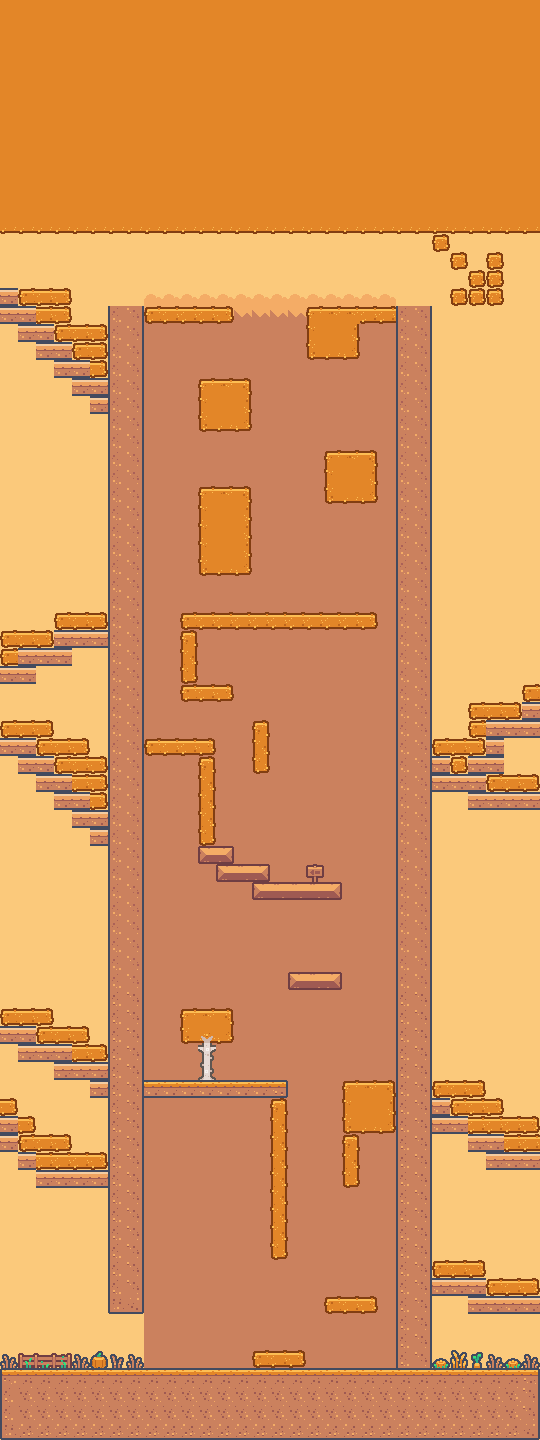

This is a level from a 2D game, rendered from its Tiled map with the project's own tilesets. A one-line summary and the map file follow, with tile-layer data summarised:
An orthogonal 30x80 tile map with 18x18 px tiles, 3 tile layers (bg, Ground-n-Platforms, transition), 3 tilesets and 43 objects (37x coin, 6x goal).

<map version="1.10" tiledversion="1.12.1" orientation="orthogonal" renderorder="right-down" width="30" height="80" tilewidth="18" tileheight="18" infinite="0" nextlayerid="6" nextobjectid="55">
 <editorsettings>
  <export target="autumn-level.tmj" format="json" />
 </editorsettings>
 <tileset firstgid="1" name="tilemap_packed" tilewidth="18" tileheight="18" tilecount="180" columns="20">
  <image source="tilemap_packed.png" width="360" height="162" />
  <tile id="0">
   <properties>
    <property name="collides" type="bool" value="true" />
   </properties>
  </tile>
  <tile id="1">
   <properties>
    <property name="collides" type="bool" value="true" />
   </properties>
  </tile>
  <tile id="2">
   <properties>
    <property name="collides" type="bool" value="true" />
   </properties>
  </tile>
  <tile id="3">
   <properties>
    <property name="collides" type="bool" value="true" />
   </properties>
  </tile>
  <tile id="4">
   <properties>
    <property name="collides" type="bool" value="true" />
   </properties>
  </tile>
  <tile id="5">
   <properties>
    <property name="collides" type="bool" value="true" />
   </properties>
  </tile>
  <tile id="6">
   <properties>
    <property name="collides" type="bool" value="true" />
   </properties>
  </tile>
  <tile id="9">
   <properties>
    <property name="collides" type="bool" value="true" />
   </properties>
  </tile>
  <tile id="10">
   <properties>
    <property name="collides" type="bool" value="true" />
   </properties>
  </tile>
  <tile id="11">
   <properties>
    <property name="collides" type="bool" value="true" />
   </properties>
  </tile>
  <tile id="16">
   <properties>
    <property name="collides" type="bool" value="true" />
   </properties>
  </tile>
  <tile id="17">
   <properties>
    <property name="collides" type="bool" value="true" />
   </properties>
  </tile>
  <tile id="18">
   <properties>
    <property name="collides" type="bool" value="true" />
   </properties>
  </tile>
  <tile id="19">
   <properties>
    <property name="collides" type="bool" value="true" />
   </properties>
  </tile>
  <tile id="20">
   <properties>
    <property name="collides" type="bool" value="true" />
   </properties>
  </tile>
  <tile id="21">
   <properties>
    <property name="collides" type="bool" value="true" />
   </properties>
  </tile>
  <tile id="22">
   <properties>
    <property name="collides" type="bool" value="true" />
   </properties>
  </tile>
  <tile id="23">
   <properties>
    <property name="collides" type="bool" value="true" />
   </properties>
  </tile>
  <tile id="24">
   <properties>
    <property name="collides" type="bool" value="true" />
   </properties>
  </tile>
  <tile id="25">
   <properties>
    <property name="collides" type="bool" value="true" />
   </properties>
  </tile>
  <tile id="26">
   <properties>
    <property name="collides" type="bool" value="true" />
   </properties>
  </tile>
  <tile id="29">
   <properties>
    <property name="collides" type="bool" value="true" />
   </properties>
  </tile>
  <tile id="30">
   <properties>
    <property name="collides" type="bool" value="true" />
   </properties>
  </tile>
  <tile id="31">
   <properties>
    <property name="collides" type="bool" value="true" />
   </properties>
  </tile>
  <tile id="36">
   <properties>
    <property name="collides" type="bool" value="true" />
   </properties>
  </tile>
  <tile id="37">
   <properties>
    <property name="collides" type="bool" value="true" />
   </properties>
  </tile>
  <tile id="38">
   <properties>
    <property name="collides" type="bool" value="true" />
   </properties>
  </tile>
  <tile id="39">
   <properties>
    <property name="collides" type="bool" value="true" />
   </properties>
  </tile>
  <tile id="40">
   <properties>
    <property name="collides" type="bool" value="true" />
   </properties>
  </tile>
  <tile id="41">
   <properties>
    <property name="collides" type="bool" value="true" />
   </properties>
  </tile>
  <tile id="42">
   <properties>
    <property name="collides" type="bool" value="true" />
   </properties>
  </tile>
  <tile id="43">
   <properties>
    <property name="collides" type="bool" value="true" />
   </properties>
  </tile>
  <tile id="47">
   <properties>
    <property name="collides" type="bool" value="true" />
   </properties>
  </tile>
  <tile id="48">
   <properties>
    <property name="collides" type="bool" value="true" />
   </properties>
  </tile>
  <tile id="49">
   <properties>
    <property name="collides" type="bool" value="true" />
   </properties>
  </tile>
  <tile id="50">
   <properties>
    <property name="collides" type="bool" value="true" />
   </properties>
  </tile>
  <tile id="56">
   <properties>
    <property name="collides" type="bool" value="true" />
   </properties>
  </tile>
  <tile id="57">
   <properties>
    <property name="collides" type="bool" value="true" />
   </properties>
  </tile>
  <tile id="58">
   <properties>
    <property name="collides" type="bool" value="true" />
   </properties>
  </tile>
  <tile id="59">
   <properties>
    <property name="collides" type="bool" value="true" />
   </properties>
  </tile>
  <tile id="60">
   <properties>
    <property name="collides" type="bool" value="true" />
   </properties>
  </tile>
  <tile id="61">
   <properties>
    <property name="collides" type="bool" value="true" />
   </properties>
  </tile>
  <tile id="62">
   <properties>
    <property name="collides" type="bool" value="true" />
   </properties>
  </tile>
  <tile id="63">
   <properties>
    <property name="collides" type="bool" value="true" />
   </properties>
  </tile>
  <tile id="76">
   <properties>
    <property name="collides" type="bool" value="true" />
   </properties>
  </tile>
  <tile id="77">
   <properties>
    <property name="collides" type="bool" value="true" />
   </properties>
  </tile>
  <tile id="78">
   <properties>
    <property name="collides" type="bool" value="true" />
   </properties>
  </tile>
  <tile id="79">
   <properties>
    <property name="collides" type="bool" value="true" />
   </properties>
  </tile>
  <tile id="80">
   <properties>
    <property name="collides" type="bool" value="true" />
   </properties>
  </tile>
  <tile id="81">
   <properties>
    <property name="collides" type="bool" value="true" />
   </properties>
  </tile>
  <tile id="82">
   <properties>
    <property name="collides" type="bool" value="true" />
   </properties>
  </tile>
  <tile id="83">
   <properties>
    <property name="collides" type="bool" value="true" />
   </properties>
  </tile>
  <tile id="96">
   <properties>
    <property name="collides" type="bool" value="true" />
   </properties>
  </tile>
  <tile id="97">
   <properties>
    <property name="collides" type="bool" value="true" />
   </properties>
  </tile>
  <tile id="98">
   <properties>
    <property name="collides" type="bool" value="true" />
   </properties>
  </tile>
  <tile id="99">
   <properties>
    <property name="collides" type="bool" value="true" />
   </properties>
  </tile>
  <tile id="100">
   <properties>
    <property name="collides" type="bool" value="true" />
   </properties>
  </tile>
  <tile id="101">
   <properties>
    <property name="collides" type="bool" value="true" />
   </properties>
  </tile>
  <tile id="102">
   <properties>
    <property name="collides" type="bool" value="true" />
   </properties>
  </tile>
  <tile id="103">
   <properties>
    <property name="collides" type="bool" value="true" />
   </properties>
  </tile>
  <tile id="116">
   <properties>
    <property name="collides" type="bool" value="true" />
   </properties>
  </tile>
  <tile id="117">
   <properties>
    <property name="collides" type="bool" value="true" />
   </properties>
  </tile>
  <tile id="118">
   <properties>
    <property name="collides" type="bool" value="true" />
   </properties>
  </tile>
  <tile id="119">
   <properties>
    <property name="collides" type="bool" value="true" />
   </properties>
  </tile>
  <tile id="120">
   <properties>
    <property name="collides" type="bool" value="true" />
   </properties>
  </tile>
  <tile id="121">
   <properties>
    <property name="collides" type="bool" value="true" />
   </properties>
  </tile>
  <tile id="122">
   <properties>
    <property name="collides" type="bool" value="true" />
   </properties>
  </tile>
  <tile id="123">
   <properties>
    <property name="collides" type="bool" value="true" />
   </properties>
  </tile>
  <tile id="136">
   <properties>
    <property name="collides" type="bool" value="true" />
   </properties>
  </tile>
  <tile id="137">
   <properties>
    <property name="collides" type="bool" value="true" />
   </properties>
  </tile>
  <tile id="138">
   <properties>
    <property name="collides" type="bool" value="true" />
   </properties>
  </tile>
  <tile id="139">
   <properties>
    <property name="collides" type="bool" value="true" />
   </properties>
  </tile>
  <tile id="140">
   <properties>
    <property name="collides" type="bool" value="true" />
   </properties>
  </tile>
  <tile id="141">
   <properties>
    <property name="collides" type="bool" value="true" />
   </properties>
  </tile>
  <tile id="142">
   <properties>
    <property name="collides" type="bool" value="true" />
   </properties>
  </tile>
  <tile id="143">
   <properties>
    <property name="collides" type="bool" value="true" />
   </properties>
  </tile>
 </tileset>
 <tileset firstgid="181" name="tilemap-backgrounds_packed" tilewidth="18" tileheight="18" tilecount="40" columns="10">
  <image source="tilemap-backgrounds_packed.png" width="192" height="72" />
 </tileset>
 <tileset firstgid="221" name="autumn_tilemap_packed" tilewidth="18" tileheight="18" tilecount="112" columns="16">
  <image source="autumn_tilemap_packed.png" width="288" height="126" />
  <tile id="0">
   <properties>
    <property name="collides" type="bool" value="true" />
   </properties>
  </tile>
  <tile id="1">
   <properties>
    <property name="collides" type="bool" value="true" />
   </properties>
  </tile>
  <tile id="2">
   <properties>
    <property name="collides" type="bool" value="true" />
   </properties>
  </tile>
  <tile id="3">
   <properties>
    <property name="collides" type="bool" value="true" />
   </properties>
  </tile>
  <tile id="6">
   <properties>
    <property name="collides" type="bool" value="true" />
   </properties>
  </tile>
  <tile id="7">
   <properties>
    <property name="collides" type="bool" value="true" />
   </properties>
  </tile>
  <tile id="8">
   <properties>
    <property name="collides" type="bool" value="true" />
   </properties>
  </tile>
  <tile id="9">
   <properties>
    <property name="collides" type="bool" value="true" />
   </properties>
  </tile>
  <tile id="10">
   <properties>
    <property name="collides" type="bool" value="true" />
   </properties>
  </tile>
  <tile id="12">
   <properties>
    <property name="collides" type="bool" value="true" />
   </properties>
  </tile>
  <tile id="13">
   <properties>
    <property name="collides" type="bool" value="true" />
   </properties>
  </tile>
  <tile id="14">
   <properties>
    <property name="collides" type="bool" value="true" />
   </properties>
  </tile>
  <tile id="15">
   <properties>
    <property name="collides" type="bool" value="true" />
   </properties>
  </tile>
  <tile id="16">
   <properties>
    <property name="collides" type="bool" value="true" />
   </properties>
  </tile>
  <tile id="17">
   <properties>
    <property name="collides" type="bool" value="true" />
   </properties>
  </tile>
  <tile id="18">
   <properties>
    <property name="collides" type="bool" value="true" />
   </properties>
  </tile>
  <tile id="19">
   <properties>
    <property name="collides" type="bool" value="true" />
   </properties>
  </tile>
  <tile id="28">
   <properties>
    <property name="collides" type="bool" value="true" />
   </properties>
  </tile>
  <tile id="29">
   <properties>
    <property name="collides" type="bool" value="true" />
   </properties>
  </tile>
  <tile id="30">
   <properties>
    <property name="collides" type="bool" value="true" />
   </properties>
  </tile>
  <tile id="31">
   <properties>
    <property name="collides" type="bool" value="true" />
   </properties>
  </tile>
  <tile id="32">
   <properties>
    <property name="collides" type="bool" value="true" />
   </properties>
  </tile>
  <tile id="33">
   <properties>
    <property name="collides" type="bool" value="true" />
   </properties>
  </tile>
  <tile id="34">
   <properties>
    <property name="collides" type="bool" value="true" />
   </properties>
  </tile>
  <tile id="35">
   <properties>
    <property name="collides" type="bool" value="true" />
   </properties>
  </tile>
  <tile id="44">
   <properties>
    <property name="collides" type="bool" value="true" />
   </properties>
  </tile>
  <tile id="45">
   <properties>
    <property name="collides" type="bool" value="true" />
   </properties>
  </tile>
  <tile id="46">
   <properties>
    <property name="collides" type="bool" value="true" />
   </properties>
  </tile>
  <tile id="47">
   <properties>
    <property name="collides" type="bool" value="true" />
   </properties>
  </tile>
  <tile id="48">
   <properties>
    <property name="collides" type="bool" value="true" />
   </properties>
  </tile>
  <tile id="49">
   <properties>
    <property name="collides" type="bool" value="true" />
   </properties>
  </tile>
  <tile id="50">
   <properties>
    <property name="collides" type="bool" value="true" />
   </properties>
  </tile>
  <tile id="51">
   <properties>
    <property name="collides" type="bool" value="true" />
   </properties>
  </tile>
  <tile id="60">
   <properties>
    <property name="collides" type="bool" value="true" />
   </properties>
  </tile>
  <tile id="61">
   <properties>
    <property name="collides" type="bool" value="true" />
   </properties>
  </tile>
  <tile id="62">
   <properties>
    <property name="collides" type="bool" value="true" />
   </properties>
  </tile>
  <tile id="63">
   <properties>
    <property name="collides" type="bool" value="true" />
   </properties>
  </tile>
  <tile id="76">
   <properties>
    <property name="collides" type="bool" value="true" />
   </properties>
  </tile>
  <tile id="77">
   <properties>
    <property name="collides" type="bool" value="true" />
   </properties>
  </tile>
  <tile id="78">
   <properties>
    <property name="collides" type="bool" value="true" />
   </properties>
  </tile>
  <tile id="79">
   <properties>
    <property name="collides" type="bool" value="true" />
   </properties>
  </tile>
  <tile id="92">
   <properties>
    <property name="collides" type="bool" value="true" />
   </properties>
  </tile>
  <tile id="93">
   <properties>
    <property name="collides" type="bool" value="true" />
   </properties>
  </tile>
  <tile id="94">
   <properties>
    <property name="collides" type="bool" value="true" />
   </properties>
  </tile>
  <tile id="95">
   <properties>
    <property name="collides" type="bool" value="true" />
   </properties>
  </tile>
  <tile id="108">
   <properties>
    <property name="collides" type="bool" value="true" />
   </properties>
  </tile>
  <tile id="109">
   <properties>
    <property name="collides" type="bool" value="true" />
   </properties>
  </tile>
  <tile id="110">
   <properties>
    <property name="collides" type="bool" value="true" />
   </properties>
  </tile>
  <tile id="111">
   <properties>
    <property name="collides" type="bool" value="true" />
   </properties>
  </tile>
 </tileset>
 <layer id="2" name="bg" width="30" height="80">
  <data>[2400 cells, 2400 non-empty, 4 distinct tile ids]</data>
 </layer>
 <layer id="1" name="Ground-n-Platforms" width="30" height="80">
  <data>[2400 cells, 638 non-empty, 36 distinct tile ids]</data>
 </layer>
 <layer id="3" name="transition" width="30" height="80">
  <data>[2400 cells, 413 non-empty, 13 distinct tile ids]</data>
 </layer>
 <objectgroup id="5" name="objects">
  <object id="3" name="coin" gid="152" x="153" y="1120" width="18" height="18" />
  <object id="11" name="coin" gid="152" x="172.5" y="1121.5" width="18" height="18" />
  <object id="12" name="coin" gid="152" x="192.5" y="1122" width="18" height="18" />
  <object id="13" name="coin" gid="152" x="211" y="1121.5" width="18" height="18" />
  <object id="14" name="coin" gid="152" x="232.5" y="1121" width="18" height="18" />
  <object id="15" name="coin" gid="152" x="236" y="1131.5" width="18" height="18" />
  <object id="16" name="coin" gid="152" x="221" y="1144" width="18" height="18" />
  <object id="17" name="coin" gid="152" x="182" y="1146" width="18" height="18" />
  <object id="18" name="coin" gid="152" x="159.5" y="1145.5" width="18" height="18" />
  <object id="19" name="coin" gid="152" x="176" y="1176.5" width="18" height="18" />
  <object id="20" name="coin" gid="152" x="206" y="1160.5" width="18" height="18" />
  <object id="21" name="coin" gid="152" x="204" y="1146.5" width="18" height="18" />
  <object id="22" name="coin" gid="152" x="228.5" y="1167" width="18" height="18" />
  <object id="23" name="coin" gid="152" x="231" y="1177.5" width="18" height="18" />
  <object id="24" name="coin" gid="152" x="194" y="1195" width="18" height="18" />
  <object id="25" name="coin" gid="152" x="159.5" y="1169" width="18" height="18" />
  <object id="26" name="coin" gid="152" x="306" y="1222.5" width="18" height="18" />
  <object id="27" name="coin" gid="152" x="305.5" y="1133.5" width="18" height="18" />
  <object id="28" name="coin" gid="152" x="305.5" y="969" width="18" height="18" />
  <object id="29" name="coin" gid="152" x="215.5" y="683" width="18" height="18" />
  <object id="32" name="coin" gid="152" x="197.5" y="685.5" width="18" height="18" />
  <object id="33" name="coin" gid="152" x="199.5" y="666.5" width="18" height="18" />
  <object id="34" name="coin" gid="152" x="211" y="666.5" width="18" height="18" />
  <object id="35" name="coin" gid="152" x="199.5" y="650.5" width="18" height="18" />
  <object id="36" name="coin" gid="152" x="215" y="650.5" width="18" height="18" />
  <object id="37" name="coin" gid="152" x="229.5" y="653.5" width="18" height="18" />
  <object id="38" name="coin" gid="152" x="233" y="671" width="18" height="18" />
  <object id="39" name="coin" gid="152" x="234" y="688" width="18" height="18" />
  <object id="40" name="coin" gid="152" x="146" y="776" width="18" height="18" />
  <object id="41" name="coin" gid="152" x="177" y="782.5" width="18" height="18" />
  <object id="42" name="coin" gid="152" x="160.5" y="780" width="18" height="18" />
  <object id="43" name="coin" gid="152" x="158" y="803" width="18" height="18" />
  <object id="44" name="coin" gid="152" x="146.5" y="808.5" width="18" height="18" />
  <object id="45" name="coin" gid="152" x="153" y="825.5" width="18" height="18" />
  <object id="46" name="coin" gid="152" x="166" y="822.5" width="18" height="18" />
  <object id="47" name="coin" gid="152" x="173" y="806" width="18" height="18" />
  <object id="48" name="coin" gid="152" x="180.5" y="835" width="18" height="18" />
  <object id="49" name="goal" gid="113" x="433.5" y="431.5" width="18" height="18" />
  <object id="50" name="goal" gid="113" x="452" y="431.5" width="18" height="18" />
  <object id="51" name="goal" gid="113" x="468.5" y="431.5" width="18" height="18" />
  <object id="52" name="goal" gid="113" x="486.5" y="431" width="18" height="18" />
  <object id="53" name="goal" gid="113" x="505" y="432.5" width="18" height="18" />
  <object id="54" name="goal" gid="113" x="524" y="431.5" width="18" height="18" />
 </objectgroup>
</map>
